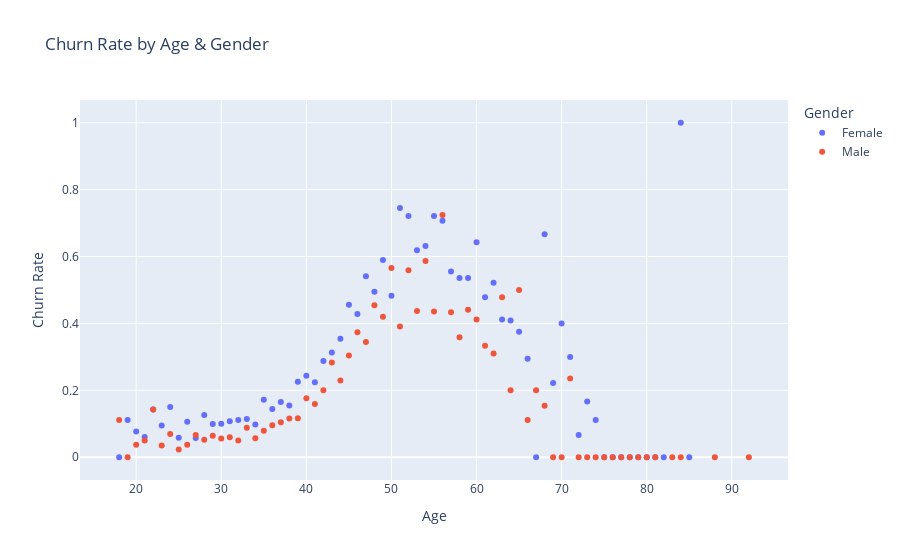

The code cell stored with this chart in its notebook:
### Markdown cell above
# Churn Rate by Age and Gender:

### Code cell
import plotly.express as px

# Calculate churn rate by age and gender
churn_rate_age_gender = df.groupby(['Age', 'Gender'])['Exited'].mean().reset_index()

# Create an interactive scatter plot
fig = px.scatter(data_frame=churn_rate_age_gender, x='Age', y='Exited', color='Gender',
                 title='Churn Rate by Age & Gender')
fig.update_layout(xaxis_title='Age', yaxis_title='Churn Rate')
fig.show()

### Figure 1 — Plotly figure (JSON) as saved in the notebook; plotly's stock layout.template omitted (floating-point values rounded to 4 significant figures)
{"data": [{"hovertemplate": "Gender=Female<br>Age=%{x}<br>Exited=%{y}<extra></extra>", "legendgroup": "Female", "marker": {"color": "#636efa", "symbol": "circle"}, "mode": "markers", "name": "Female", "orientation": "v", "showlegend": true, "type": "scatter", "x": [18, 19, 20, 21, 22, 23, 24, 25, 26, 27, 28, 29, 30, 31, 32, 33, 34, 35, 36, 37, 38, 39, 40, 41, 42, 43, 44, 45, 46, 47, 48, 49, 50, 51, 52, 53, 54, 55, 56, 57, 58, 59, 60, 61, 62, 63, 64, 65, 66, 67, 68, 69, 70, 71, 72, 73, 74, 75, 76, 77, 78, 79, 80, 81, 82, 84, 85], "xaxis": "x", "y": [0, 0.1111, 0.07692, 0.06061, 0.1429, 0.09524, 0.15, 0.05797, 0.1064, 0.05769, 0.1261, 0.09938, 0.1, 0.1075, 0.1111, 0.114, 0.09783, 0.1722, 0.1443, 0.165, 0.155, 0.226, 0.2439, 0.2242, 0.2877, 0.313, 0.354, 0.4561, 0.4286, 0.5412, 0.4945, 0.5897, 0.4828, 0.7455, 0.7209, 0.619, 0.6316, 0.7209, 0.7073, 0.5556, 0.5357, 0.5357, 0.6429, 0.4783, 0.5217, 0.4118, 0.4091, 0.375, 0.2941, 0, 0.6667, 0.2222, 0.4, 0.3, 0.06667, 0.1667, 0.1111, 0, 0, 0, 0, 0, 0, 0, 0, 1, 0], "yaxis": "y"}, {"hovertemplate": "Gender=Male<br>Age=%{x}<br>Exited=%{y}<extra></extra>", "legendgroup": "Male", "marker": {"color": "#EF553B", "symbol": "circle"}, "mode": "markers", "name": "Male", "orientation": "v", "showlegend": true, "type": "scatter", "x": [18, 19, 20, 21, 22, 23, 24, 25, 26, 27, 28, 29, 30, 31, 32, 33, 34, 35, 36, 37, 38, 39, 40, 41, 42, 43, 44, 45, 46, 47, 48, 49, 50, 51, 52, 53, 54, 55, 56, 57, 58, 59, 60, 61, 62, 63, 64, 65, 66, 67, 68, 69, 70, 71, 72, 73, 74, 75, 76, 77, 78, 79, 80, 81, 83, 84, 88, 92], "xaxis": "x", "y": [0.1111, 0, 0.03704, 0.05, 0.1429, 0.03509, 0.06944, 0.02353, 0.03774, 0.06667, 0.05195, 0.06417, 0.05584, 0.05963, 0.05042, 0.08835, 0.05703, 0.07925, 0.09542, 0.1043, 0.1155, 0.1163, 0.1762, 0.1592, 0.2, 0.2831, 0.2292, 0.3043, 0.3738, 0.3444, 0.4545, 0.4203, 0.5658, 0.3906, 0.5593, 0.4375, 0.587, 0.4359, 0.7241, 0.4333, 0.359, 0.4412, 0.4118, 0.3333, 0.3103, 0.4783, 0.2, 0.5, 0.1111, 0.2, 0.1538, 0, 0, 0.2353, 0, 0, 0, 0, 0, 0, 0, 0, 0, 0, 0, 0, 0, 0], "yaxis": "y"}], "layout": {"legend": {"title": {"text": "Gender"}, "tracegroupgap": 0}, "title": {"text": "Churn Rate by Age & Gender"}, "xaxis": {"anchor": "y", "domain": [0, 1], "title": {"text": "Age"}}, "yaxis": {"anchor": "x", "domain": [0, 1], "title": {"text": "Churn Rate"}}}}
